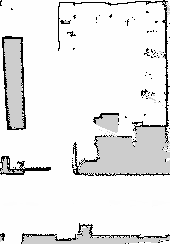
#> input picture rst_lab_cropped.pgm, 170 x 244 px
$ jupyter execute --allow-errors Navigation_template.ipynb   (shell and % lines are left out)
#> lines starting #> are read from the running program, lines starting #| are printed output that depends on the picture
## Exam admission assignment - Navigation
This assignment is mandatory for all students of mobile robots to get the admission to participate in the exam.
The assignment will treat a navigation task, combining already familiar local and global planner.
On the presentation date you have to present the

1. Initialize python node

[cell 1]
# This is the equivalent of matlab_node = ros2node(...)
import rclpy
from rclpy.node import Node

rclpy.init() # initialize node
#> (this line was passed over: rclpy is not available in this run)
#> (the rest of this cell did not finish here and is left out)

2) Initiate a velocity publisher and a subscriber for the current pose ("/odom")

[cell 2]
from rclpy.node import Node
from nav_msgs.msg import Odometry
from geometry_msgs.msg import Twist
from scipy.spatial.transform import Rotation as R

current_pose = None
latest_odom_msg = None
# [11 lines left out: function odom_callback, not called in this run]


#> (the rest of this cell did not finish here and is left out)

3) Initiate a goal subscriber to the "/goal_pose" topic from RVIZ with a subscriber callback that fills the values of the goal handle.

[cell 3]
class PoseHandle:
    """
    POSEHANDLE Summary of this class goes here
    Detailed explanation goes here
    """
    def __init__(self):
        self.x = 0
        self.y = 0
        self.theta = 0

[cell 4]
from geometry_msgs.msg import PoseStamped
goalHandle = PoseHandle()
goal_recieved = False
# [9 lines left out: function goalcallback, not called in this run]

#> (the rest of this cell did not finish here and is left out)

[cell 5]
from tf2_ros.buffer import Buffer
from tf2_ros.transform_listener import TransformListener

#> (the rest of this cell did not finish here and is left out)

[cell 6]
# [22 lines left out: function goal_handle_to_goal_pose, not called in this run]

4) Load the map and display it. Also add the goal pose.

[cell 7]
from PIL import Image
import numpy as np
import matplotlib.pyplot as plt
from tf2_geometry_msgs import do_transform_pose_stamped


# Load image in grayscale
map_img = Image.open('./rst_lab_cropped.pgm').convert('L')
#> map_img is the input picture: PIL image 170x244 L; min 0, max 254, mean 233.3
map_img = np.array(map_img)

# Convert to binary: obstacles = True
bwimage = map_img < 100
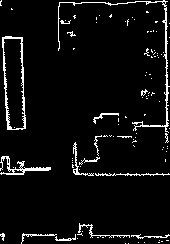
#> bwimage: shape (244, 170) bool; 5.5% white in thin lines or dots

# Rotate 90 degrees clockwise (equivalent to MATLAB's imrotate 90)
bwimage = np.rot90(bwimage, k=1)
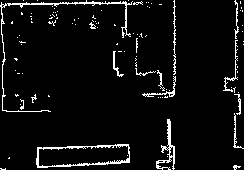
#> bwimage: shape (170, 244) bool; 5.5% white in thin lines or dots
bwimage = np.flipud(bwimage)
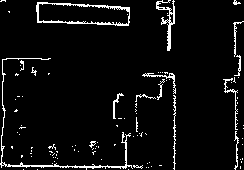
#> bwimage: shape (170, 244) bool; 5.5% white in thin lines or dots
# Define resolution and origin
res = 0.05
x_origin, y_origin = -4.5, -2.8

# Define extent (same as MATLAB map.GridLocationInWorld)
extent = [x_origin, x_origin + bwimage.shape[1]*res,
          y_origin, y_origin + bwimage.shape[0]*res]
#> extent = [-4.5, 7.7, -2.8, 5.7]

# Plot using imshow
plt.figure(figsize=(7,7))
plt.imshow(bwimage, cmap='gray', origin='lower', extent=extent, interpolation='nearest')
plt.title('Initial Robot and Goal Poses')
plt.xlabel('X [meters]')
plt.ylabel('Y [meters]')
plt.show()
#> (the rest of this cell did not finish here and is left out)
